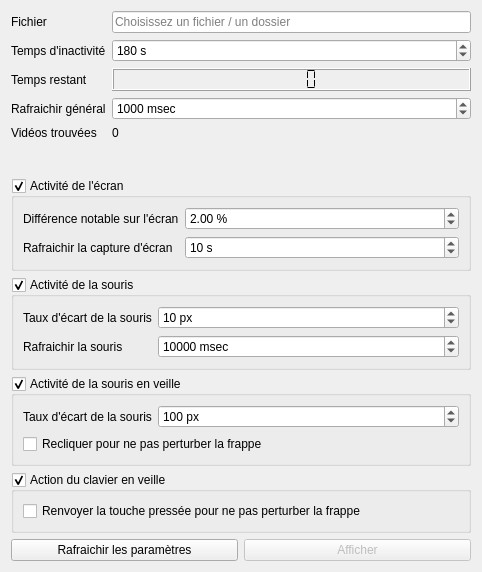
<?xml version="1.0" encoding="UTF-8"?>
<ui version="4.0">
 <class>fenetre</class>
 <widget class="QWidget" name="fenetre">
  <property name="geometry">
   <rect>
    <x>0</x>
    <y>0</y>
    <width>482</width>
    <height>572</height>
   </rect>
  </property>
  <property name="windowTitle">
   <string>Fenetre options ecran de veille</string>
  </property>
  <property name="windowIcon">
   <iconset resource="systray.qrc">
    <normaloff>:/images/preferences-desktop-screensaver-2.png</normaloff>:/images/preferences-desktop-screensaver-2.png</iconset>
  </property>
  <layout class="QVBoxLayout" name="verticalLayout_2">
   <item>
    <layout class="QFormLayout" name="formLayout">
     <item row="1" column="0">
      <widget class="QLabel" name="label">
       <property name="text">
        <string>Fichier</string>
       </property>
      </widget>
     </item>
     <item row="1" column="1">
      <widget class="QLineEdit" name="ressourcePath">
       <property name="placeholderText">
        <string>Choisissez un fichier / un dossier</string>
       </property>
      </widget>
     </item>
     <item row="2" column="0">
      <widget class="QLabel" name="label_3">
       <property name="text">
        <string>Temps d'inactivité</string>
       </property>
      </widget>
     </item>
     <item row="2" column="1">
      <widget class="QSpinBox" name="timeout">
       <property name="suffix">
        <string> s</string>
       </property>
       <property name="minimum">
        <number>4</number>
       </property>
       <property name="maximum">
        <number>100000</number>
       </property>
       <property name="value">
        <number>180</number>
       </property>
      </widget>
     </item>
     <item row="3" column="0">
      <widget class="QLabel" name="label_2">
       <property name="text">
        <string>Temps restant</string>
       </property>
      </widget>
     </item>
     <item row="3" column="1">
      <widget class="QLCDNumber" name="lcdNBTime">
       <property name="segmentStyle">
        <enum>QLCDNumber::Flat</enum>
       </property>
      </widget>
     </item>
     <item row="4" column="0">
      <widget class="QLabel" name="label_11">
       <property name="text">
        <string>Rafraichir général</string>
       </property>
      </widget>
     </item>
     <item row="4" column="1">
      <widget class="QSpinBox" name="timeActu">
       <property name="suffix">
        <string> msec</string>
       </property>
       <property name="minimum">
        <number>200</number>
       </property>
       <property name="maximum">
        <number>60000</number>
       </property>
       <property name="value">
        <number>1000</number>
       </property>
      </widget>
     </item>
     <item row="5" column="0">
      <widget class="QLabel" name="label_8">
       <property name="text">
        <string>Vidéos trouvées</string>
       </property>
      </widget>
     </item>
     <item row="5" column="1">
      <layout class="QHBoxLayout" name="horizontalLayout">
       <item>
        <widget class="QLabel" name="lblVideoNb">
         <property name="whatsThis">
          <string>Nombres de vidéo compatibles dans le dossier</string>
         </property>
         <property name="text">
          <string>0</string>
         </property>
        </widget>
       </item>
      </layout>
     </item>
    </layout>
   </item>
   <item>
    <spacer name="verticalSpacer">
     <property name="orientation">
      <enum>Qt::Vertical</enum>
     </property>
     <property name="sizeHint" stdset="0">
      <size>
       <width>20</width>
       <height>40</height>
      </size>
     </property>
    </spacer>
   </item>
   <item>
    <widget class="QGroupBox" name="screenshot">
     <property name="title">
      <string>Activité de l'écran</string>
     </property>
     <property name="checkable">
      <bool>true</bool>
     </property>
     <layout class="QFormLayout" name="formLayout_2">
      <item row="0" column="0">
       <widget class="QLabel" name="label_5">
        <property name="whatsThis">
         <string>Activité si la différence entre les screnshots est importante</string>
        </property>
        <property name="text">
         <string>Différence notable sur l'écran</string>
        </property>
       </widget>
      </item>
      <item row="0" column="1">
       <widget class="QDoubleSpinBox" name="screenshotMargin">
        <property name="whatsThis">
         <string>2% est suffisant pour ne pas s'activer avec un lecteur vidéo  réduit</string>
        </property>
        <property name="suffix">
         <string> %</string>
        </property>
        <property name="maximum">
         <double>100.000000000000000</double>
        </property>
        <property name="value">
         <double>2.000000000000000</double>
        </property>
       </widget>
      </item>
      <item row="1" column="0">
       <widget class="QLabel" name="label_10">
        <property name="text">
         <string>Rafraichir la capture d'écran</string>
        </property>
       </widget>
      </item>
      <item row="1" column="1">
       <widget class="QSpinBox" name="screenshotTime">
        <property name="whatsThis">
         <string>compris entre 2s et 1h</string>
        </property>
        <property name="suffix">
         <string> s</string>
        </property>
        <property name="minimum">
         <number>1</number>
        </property>
        <property name="maximum">
         <number>100000</number>
        </property>
        <property name="value">
         <number>10</number>
        </property>
       </widget>
      </item>
     </layout>
    </widget>
   </item>
   <item>
    <widget class="QGroupBox" name="mouse">
     <property name="title">
      <string>Activité de la souris</string>
     </property>
     <property name="checkable">
      <bool>true</bool>
     </property>
     <layout class="QFormLayout" name="formLayout_3">
      <item row="0" column="0">
       <widget class="QLabel" name="label_4">
        <property name="text">
         <string>Taux d'écart de la souris</string>
        </property>
       </widget>
      </item>
      <item row="0" column="1">
       <widget class="QSpinBox" name="mouseMargin">
        <property name="suffix">
         <string> px</string>
        </property>
        <property name="maximum">
         <number>20000</number>
        </property>
        <property name="value">
         <number>10</number>
        </property>
       </widget>
      </item>
      <item row="1" column="0">
       <widget class="QLabel" name="label_9">
        <property name="text">
         <string>Rafraichir la souris</string>
        </property>
       </widget>
      </item>
      <item row="1" column="1">
       <widget class="QSpinBox" name="mouseTime">
        <property name="whatsThis">
         <string/>
        </property>
        <property name="suffix">
         <string> msec</string>
        </property>
        <property name="minimum">
         <number>100</number>
        </property>
        <property name="maximum">
         <number>3600000</number>
        </property>
        <property name="value">
         <number>10000</number>
        </property>
       </widget>
      </item>
     </layout>
    </widget>
   </item>
   <item>
    <widget class="QGroupBox" name="mouseV">
     <property name="title">
      <string>Activité de la souris en veille</string>
     </property>
     <property name="checkable">
      <bool>true</bool>
     </property>
     <layout class="QVBoxLayout" name="verticalLayout_3">
      <item>
       <layout class="QFormLayout" name="formLayout_4">
        <item row="0" column="0">
         <widget class="QLabel" name="label_12">
          <property name="text">
           <string>Taux d'écart de la souris</string>
          </property>
         </widget>
        </item>
        <item row="0" column="1">
         <widget class="QSpinBox" name="mouseVMargin">
          <property name="suffix">
           <string> px</string>
          </property>
          <property name="maximum">
           <number>20000</number>
          </property>
          <property name="value">
           <number>100</number>
          </property>
         </widget>
        </item>
       </layout>
      </item>
      <item>
       <widget class="QCheckBox" name="mouseVRepeat">
        <property name="text">
         <string>Recliquer pour ne pas perturber la frappe</string>
        </property>
       </widget>
      </item>
     </layout>
    </widget>
   </item>
   <item>
    <widget class="QGroupBox" name="key">
     <property name="whatsThis">
      <string>Si désactivé, le retour au bureau/menu démarrer/changer d'aplication fonctionne toujours</string>
     </property>
     <property name="title">
      <string>Action du clavier en veille</string>
     </property>
     <property name="checkable">
      <bool>true</bool>
     </property>
     <layout class="QVBoxLayout" name="verticalLayout">
      <item>
       <widget class="QCheckBox" name="keyRepeat">
        <property name="text">
         <string>Renvoyer la touche pressée pour ne pas perturber la frappe</string>
        </property>
       </widget>
      </item>
     </layout>
    </widget>
   </item>
   <item>
    <layout class="QHBoxLayout" name="horizontalLayout_2">
     <item>
      <widget class="QPushButton" name="bActu">
       <property name="text">
        <string>Rafraichir les paramètres</string>
       </property>
      </widget>
     </item>
     <item>
      <widget class="QPushButton" name="bLaunch">
       <property name="enabled">
        <bool>false</bool>
       </property>
       <property name="text">
        <string>Afficher</string>
       </property>
      </widget>
     </item>
    </layout>
   </item>
  </layout>
 </widget>
 <tabstops>
  <tabstop>bLaunch</tabstop>
  <tabstop>ressourcePath</tabstop>
 </tabstops>
 <resources>
  <include location="systray.qrc"/>
 </resources>
 <connections/>
</ui>
